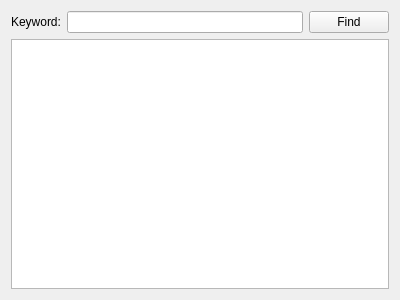
<?xml version="1.0" encoding="UTF-8"?>
<ui version="4.0">
 <class>TextFinder</class>
 <widget class="QWidget" name="TextFinder">
  <property name="geometry">
   <rect>
    <x>0</x>
    <y>0</y>
    <width>400</width>
    <height>300</height>
   </rect>
  </property>
  <property name="windowTitle">
   <string>TextFinder</string>
  </property>
  <layout class="QVBoxLayout" name="verticalLayout">
   <item>
    <layout class="QHBoxLayout" name="horizontalLayout">
     <item>
      <widget class="QLabel" name="label">
       <property name="text">
        <string>Keyword:</string>
       </property>
      </widget>
     </item>
     <item>
      <widget class="QLineEdit" name="lineEdit"/>
     </item>
     <item>
      <widget class="QPushButton" name="findButton">
       <property name="text">
        <string>Find</string>
       </property>
      </widget>
     </item>
    </layout>
   </item>
   <item>
    <widget class="QTextEdit" name="textEdit"/>
   </item>
  </layout>
 </widget>
 <layoutdefault spacing="6" margin="11"/>
 <resources/>
 <connections/>
</ui>
